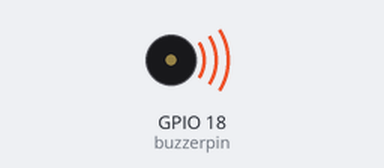
Simulated run of this program. Board: Raspberry Pi (BCM pin numbers). Parts: buzzer (waves = sounding).

Above: at 0.5 s.
Timing chart, 0 to 4.6 s (numbered marks = the images above):
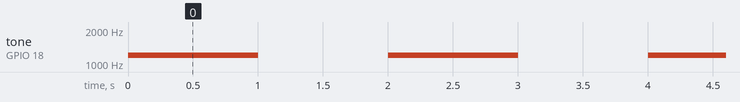

Measured:
- by itself, tone on GPIO 18 (buzzerpin): alternates 1200 Hz for 1.0 s and silent for 1.0 s

The program:

buzzer.py
```python
#!/usr/bin/env python3

import RPi.GPIO as GPIO
import time

buzzerpin = 18 #GPIO18 pin is PWM for buzzer.
buzzerfreq = 1200
buzzerdutycycle = 75 #between 0-100 but 0 and 100 are silent.
beepfreq = 1.0

def run(  ):
    GPIO.setwarnings(False)
    GPIO.setmode(GPIO.BCM)
    GPIO.setup(buzzerpin, GPIO.OUT)
    buzzer = GPIO.PWM(buzzerpin, buzzerfreq)

    phase = False

    while True:
      if phase:
        buzzer.stop()
      else:
        buzzer.start(buzzerdutycycle)

      phase = not phase
      time.sleep(beepfreq)

if __name__ == '__main__':  #start beeping.
  run()
  print('done')
```
